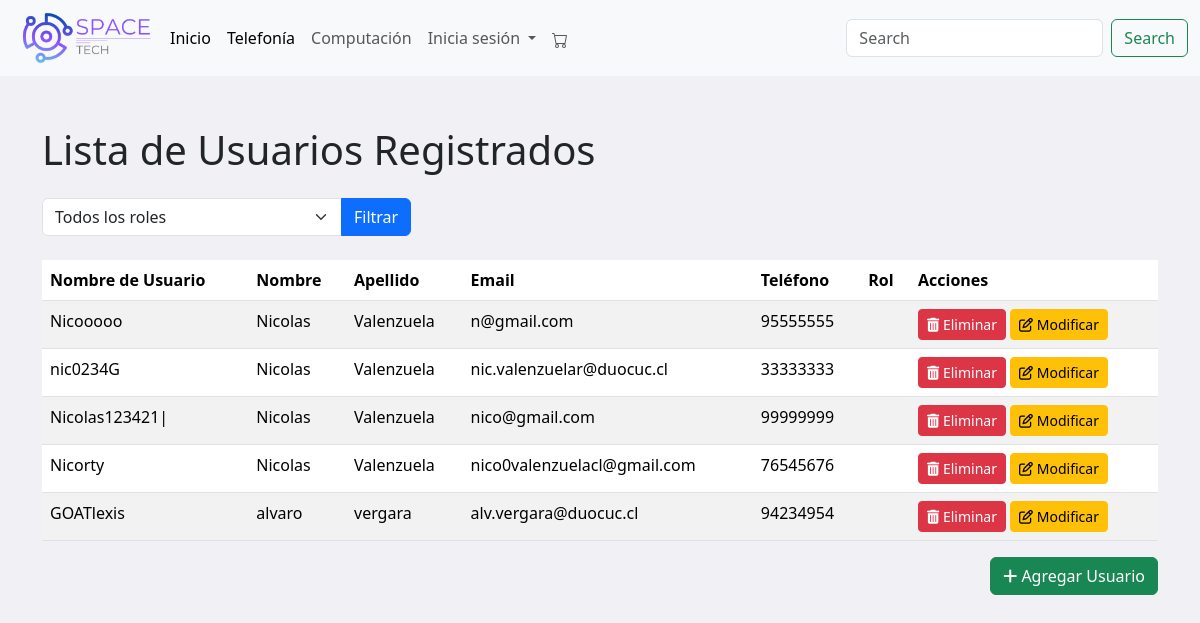
The app's page /listaU (signed in), older data.
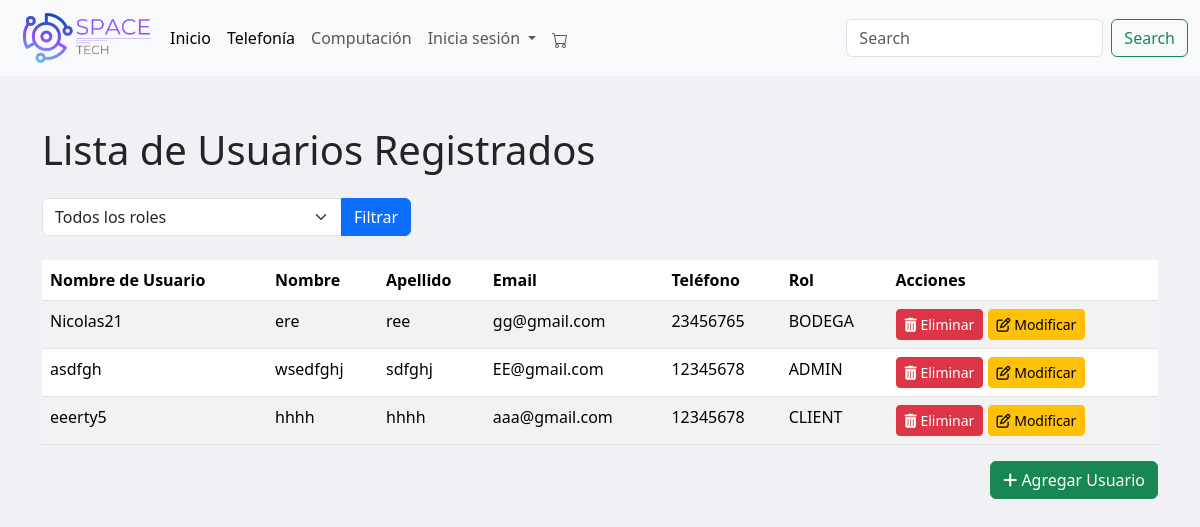
The same page, newer data.
### menu/models.py (models this page shows, shortened)
class Usuario(models.Model):
    ROLE_CHOICES = [
        ('ADMIN', 'Administrador'),
        ('BODEGA', 'Bodeguero'),
        ('CLIENT', 'Cliente'),
    ]
    nombre_usuario = models.CharField(max_length=30)
    nombre = models.CharField(max_length=30)
    apellido = models.CharField(max_length=30)
    email = models.EmailField(unique=True)
    tfno = models.CharField(max_length=8, verbose_name="Telefono")
    clave = models.CharField(max_length=30)
    confirmar_clave = models.CharField(max_length=30)
    direccion = models.CharField(max_length=255, verbose_name="Dirección", null=True, blank=True)
    role = models.CharField(max_length=6, choices=ROLE_CHOICES)

### menu/views.py (the view)
# urls.py: path('listaU', views.listaU, name='listaU'),
@login_required
def listaU(request):
    role_filter = request.GET.get('role', None)
    if role_filter:
        usuarios = Usuario.objects.filter(role=role_filter)
    else:
        usuarios = Usuario.objects.all()
    roles = Usuario.ROLE_CHOICES
    return render(request, 'listaU.html', {'usuarios': usuarios, 'roles': roles})

### menu/context_processors.py (called while the page is built)
def carrito_items_count(request):
    if request.user.is_authenticated:
        try:
            carrito = Carrito.objects.get(usuario=request.user)
            count = CarritoItem.objects.filter(carrito=carrito).count()
        except Carrito.DoesNotExist:
            count = 0
    else:
        count = 0
    return {
        'carrito_items_count': count
    }

### menu/templates/listaU.html (shortened to what this page needs)
<!DOCTYPE html>
<html lang="en">
<head>
    {% load static %}
    <link href="https://cdn.jsdelivr.net/npm/bootstrap@5.3.0/dist/css/bootstrap.min.css" rel="stylesheet">
    <link rel="stylesheet" href="https://cdnjs.cloudflare.com/ajax/libs/font-awesome/6.0.0-beta3/css/all.min.css">
</head>
<body style="background-color: #f0f0f5;">
    {% include "plantilla/menu.html" %}
    <div class="container">
        <h1 class="mb-4">Lista de Usuarios Registrados</h1>
        <form method="get" class="mb-4">
            <div class="input-group">
                <select class="form-select" name="role">
                    <option value="">Todos los roles</option>
                </select>
                <button type="submit" class="btn btn-primary">Filtrar</button>
            </div>
        </form>
        <div class="table-responsive">
            <table class="table table-striped table-hover">
                <thead>
                    <tr>
                        <th>Nombre de Usuario</th>
                        <th>Nombre</th>
                        <th>Apellido</th>
                        <th>Email</th>
                        <th>Teléfono</th>
                        <th>Rol</th>
                        <th>Acciones</th>
                    </tr>
                </thead>
                <tbody>
                    {% for usuario in usuarios %}
                    <tr>
                        <td>{{ usuario.nombre_usuario }}</td>
                        <td>{{ usuario.nombre }}</td>
                        <td>{{ usuario.apellido }}</td>
                        <td>{{ usuario.email }}</td>
                        <td>{{ usuario.tfno }}</td>
                        <td>{{ usuario.role }}</td>
                        <td>
                            <form action="{% url 'eliminar_usuario' usuario.id %}" method="post" style="display:inline;">
                                <button type="submit" class="btn btn-danger btn-sm">
                                    <i class="fa fa-trash"></i> Eliminar
                                </button>
                            </form>
                            <a href="{% url 'editar_usuario' usuario.id %}" class="btn btn-warning btn-sm">
                                <i class="fa fa-edit"></i> Modificar
                            </a>
                        </td>
                    </tr>
                    {% endfor %}
                </tbody>
            </table>
            <div class="text-end">
                <a href="{% url 'formulario' %}">
                    <button class="btn btn-success">
                        <i class="fa fa-plus"></i> Agregar Usuario
                    </button>
                </a>
            </div>
        </div>
    </div>
</body>
</html>

Row changes from the older to the newer data that the page shows:
removed Usuario: nombre_usuario "Nicooooo", nombre "Nicolas", apellido "Valenzuela", email "n@gmail.com", tfno "95555555"
removed Usuario: nombre_usuario "nic0234G", nombre "Nicolas", apellido "Valenzuela", email "nic.valenzuelar@duocuc.cl", tfno "33333333"
removed Usuario: nombre_usuario "Nicolas123421|", nombre "Nicolas", apellido "Valenzuela", email "nico@gmail.com", tfno "99999999"
removed Usuario: nombre_usuario "Nicorty", nombre "Nicolas", apellido "Valenzuela", email "nico0valenzuelacl@gmail.com", tfno "76545676"
removed Usuario: nombre_usuario "GOATlexis", nombre "alvaro", apellido "vergara", email "alv.vergara@duocuc.cl", tfno "94234954"
added Usuario: nombre_usuario "Nicolas21", nombre "ere", apellido "ree", email "gg@gmail.com", tfno "23456765", role "BODEGA"
added Usuario: nombre_usuario "asdfgh", nombre "wsedfghj", apellido "sdfghj", email "EE@gmail.com", tfno "12345678", role "ADMIN"
added Usuario: nombre_usuario "eeerty5", nombre "hhhh", apellido "hhhh", email "aaa@gmail.com", tfno "12345678", role "CLIENT"
